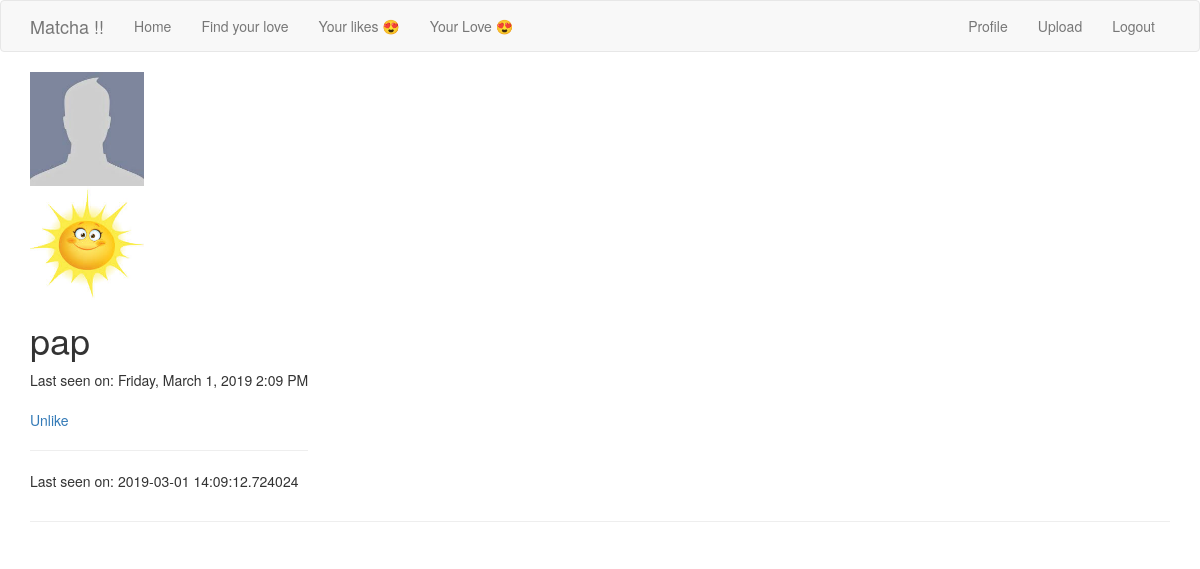
Page /user/pap/ (signed in) on the earlier database version.
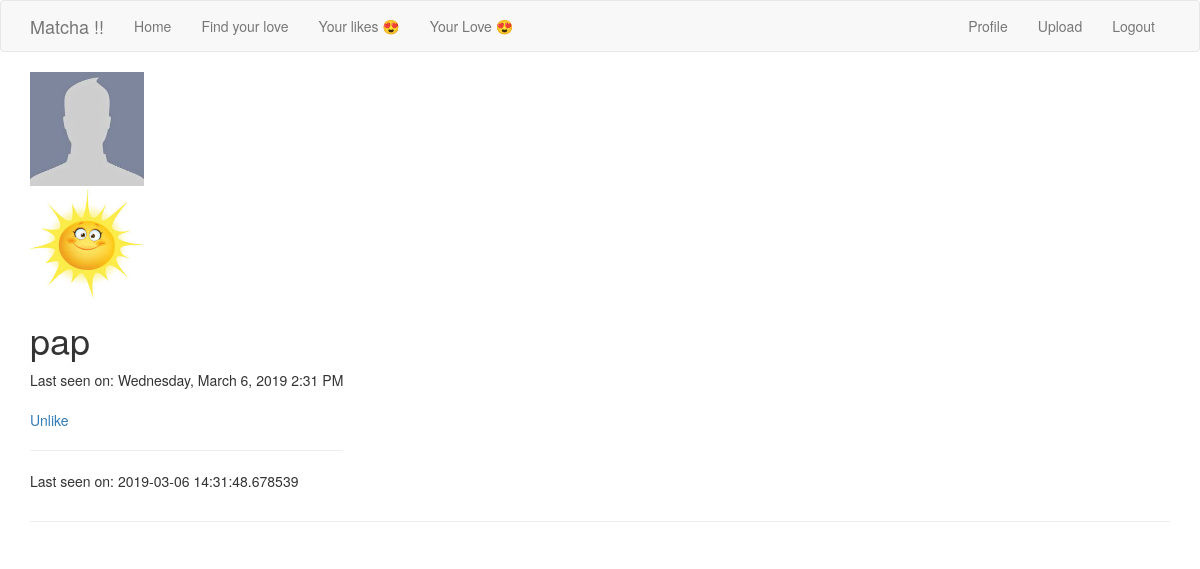
Same page on the later database version.
### app/models.py (models this page shows, shortened)
class User(UserMixin, db.Model):
    id = db.Column(db.Integer, primary_key=True)
    username = db.Column(db.String(64), index=True, unique=True)
    firstname = db.Column(db.String(64), index=True)
    email = db.Column(db.String(120), index=True, unique=True)
    password_hash = db.Column(db.String(128))
    age = db.Column(db.Integer, index=True)
    sexpref = db.Column(db.String(64), index=True)
    fame = db.Column(db.Integer, index=True)
    bio = db.Column(db.String(256), index=True)
    last_seen = db.Column(db.DateTime, default=datetime.utcnow)
    path_pic = db.Column(db.String(120), index=True, default=None)
    liked = db.relationship(
        'User', secondary=likes,
        primaryjoin=(likes.c.likes_id == id),
        secondaryjoin=(likes.c.liked_id == id),
        backref=db.backref('likes', lazy='dynamic'),lazy='dynamic'
    )
    def does_like(self, user):
        return self.liked.filter(likes.c.liked_id == user.id).count() > 0
    def profile_pic(self):
        path = os.path.join(os.getenv('PATH_IMAGE', '/static/images') , self.username, 'profile_pic/')
        pic = os.listdir('app' + path)
        print(path + pic[0])
        return(path + pic[0])

### app/routes.py (the view)
@app.route('/user/<username>/')
@login_required
def user(username):
    user = User.query.filter_by(username=username).first_or_404()
    if not user.path_pic:
        fullfilename = ''
    else :
        fullfilename = os.listdir(os.path.join(app.config['UPLOAD_FOLDER'] + username))
        for file in fullfilename:
            if file == 'profile_pic':
                fullfilename.remove(file)
    profile_pic = user.profile_pic()
    return render_template('user.html', title='Profile', user=user, user_image = fullfilename, path_pic = user.path_pic, profile_pic=profile_pic)

### app/models.py (called while the page is built)
@login.user_loader
def load_user(id):
    return User.query.get(int(id))

### app/routes.py (called while the page is built)
@app.before_request
def before_request():
    if current_user.is_authenticated:
        current_user.last_seen = datetime.utcnow()
        db.session.commit()

### app/templates/user.html (shortened to what this page needs)
{% extends "base.html" %}
{% block app_content %}
    <table>
        <tr valign="top">
            <img src={{profile_pic}} alt="Beer" style="width:10%">
            <br>
            {% for image in user_image: %}
                <img src="{{ path_pic + '/' + image }}" alt="Beer" style="width:10%">
            {% endfor %}
            <td>
                <h1>{{ user.username }}</h1>
                {% if user.last_seen %}
                    <p>Last seen on: {{ moment(user.last_seen).format('LLLL') }}</p>
                {% endif %}
                {% if user == current_user %}
                    <p><a href="{{ url_for('edit_profile') }}">Edit your profile</a></p>
                {% elif not current_user.does_like(user) %}
                    <p><a href="{{ url_for('like', username=user.username) }}">Like</a></p>
                {% else %}
                    <p><a href="{{ url_for('unlike', username=user.username) }}">Unlike</a></p>
                {% endif %}
    <hr>
                {% if user.last_seen %}<p>Last seen on: {{ user.last_seen }}</p>{% endif %}
            </td>
        </tr>
    </table>
    <hr>
{% endblock %}

### app/templates/base.html (shortened to what this page needs)
{% extends 'bootstrap/base.html' %}
    {% block navbar %}
        <nav class="navbar navbar-default">
            <div class="container">
                <div class="navbar-header">
                    <a class="navbar-brand" href="{{ url_for('index') }}">Matcha !!</a>
                </div>
                <div class="collapse navbar-collapse" id="bs-example-navbar-collapse-1">
                    <ul class="nav navbar-nav">
                        <li><a href="{{ url_for('index') }}">Home</a></li>
                        {% if not current_user.is_anonymous %}
                            <li><a href="{{ url_for('explore') }}">Find your love</a></li>
                            <li><a href="{{ url_for('likes_page') }}">Your likes 😍</a></li>
                            <li><a href="{{ url_for('matches_page') }}">Your Love 😍</a></li>
                        {% endif %}
                    </ul>
                    <ul class="nav navbar-nav navbar-right">
                        {% if current_user.is_anonymous %}
                        <li><a href="{{ url_for('login') }}">Login</a></li>
                        {% else %}
                        <li><a href="{{ url_for('user', username=current_user.username) }}">Profile</a></li>
                        <li><a href="{{ url_for('upload') }}">Upload</a></li>
                        <li><a href="{{ url_for('logout') }}">Logout</a></li>
                        {% endif %}
                    </ul>
                </div>
            </div>
        </nav>
    {% endblock %}
    {% block content %}
        <div class="container">
            {% block app_content %}{% endblock %}
        </div>
    {% endblock %}

Differences in the rows shown:
changed User "pap": last_seen "Friday, March 1, 2019 2:09 PM" → "Wednesday, March 6, 2019 2:31 PM"; last_seen "2019-03-01 14:09:12.724024" → "2019-03-06 14:31:48.678539"
